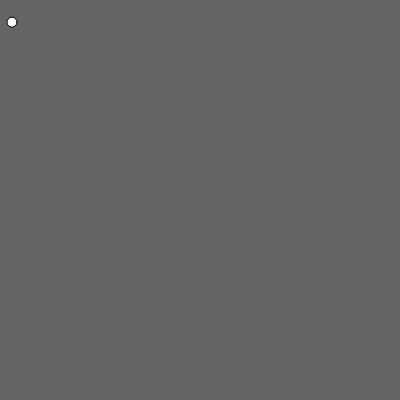
Frame 1 (no input)
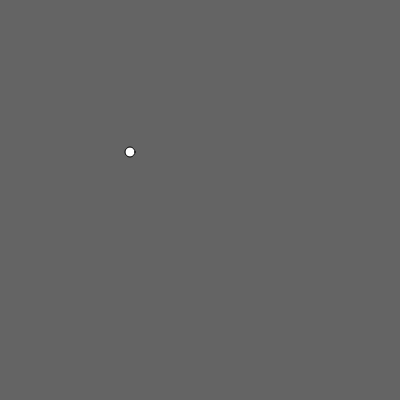
Frame 60 (no input)
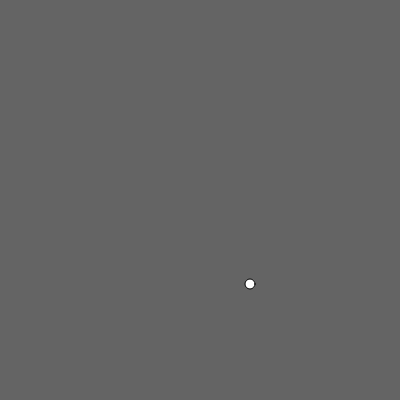
Frame 120 (the mouse pressed at the canvas centre since frame 60)

The p5.js sketch that drew these frames (run headless with seeded random() and noise() and a simulated clock; from frame 60 on, the mouse is pressed at the canvas centre):

// p5.js sketch
// ── sketch.js
var ball;

function setup() {
  createCanvas(400, 400);
  ball = {
    x:10,
    y:20,
    xSpeed: 2,
    ySpeed: 2.2,
    size: 10,
    move: function(){
      this.x = this.x + this.xSpeed;
      this.y = this.y + this.ySpeed;
    },
    bounce: function(){
      if (this.x < 0 || this.x > width ) {
        this.xSpeed *= -1;
      }
      if (this.y < 0 || this.y > height ) {
        this.ySpeed *= -1;
      }
    },
    display: function(){
      ellipse(this.x, this.y, this.size, this.size);
    },
  }
}

function draw() {
  background(100);
  ball.move();
  ball.bounce();
  ball.display();
}
